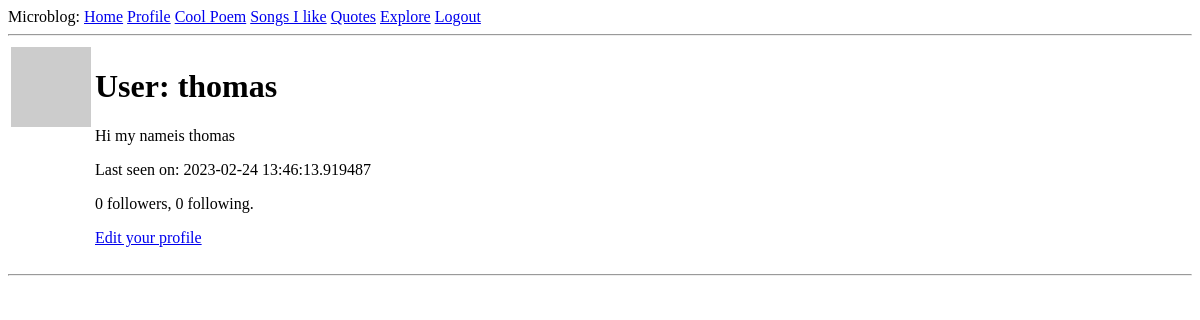
Page /user/thomas (signed in) on the earlier database version.
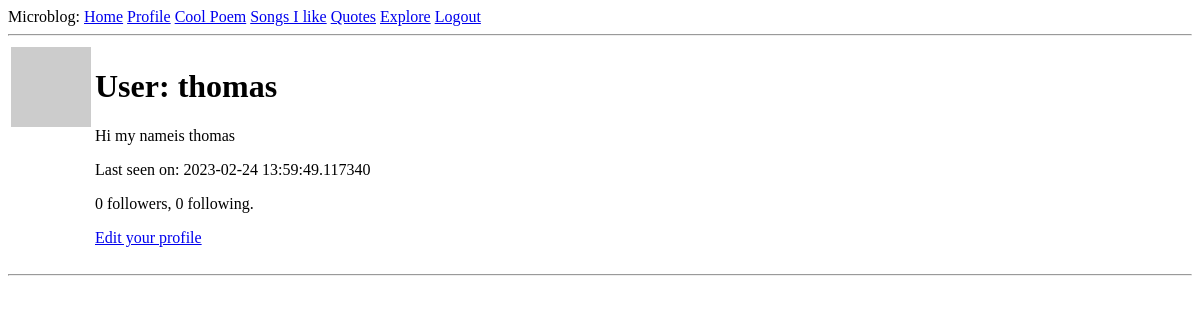
Same page on the later database version.
### app/models.py (models this page shows, shortened)
class User(UserMixin, db.Model):
    id = db.Column(db.Integer, primary_key=True)
    username = db.Column(db.String(64), index=True, unique=True)
    email = db.Column(db.String(120), index=True, unique=True)
    password_hash = db.Column(db.String(128))
    posts = db.relationship('Post', backref='author', lazy='dynamic')
    def avatar(self, size):
        digest = md5(self.email.lower().encode('utf-8')).hexdigest()
        return 'https://www.gravatar.com/avatar/{}?d=identicon&s={}'.format(
            digest, size)
    about_me = db.Column(db.String(140))
    last_seen = db.Column(db.DateTime, default=datetime.utcnow)
    followed = db.relationship(
        'User', secondary=followers,
        primaryjoin=(followers.c.follower_id == id),
        secondaryjoin=(followers.c.followed_id == id),
        backref=db.backref('followers', lazy='dynamic'), lazy='dynamic')

### app/routes.py (the view)
@app.route('/user/<username>')
@login_required
def user(username):
    user = User.query.filter_by(username=username).first_or_404()
    page = request.args.get('page', 1, type=int)
    posts = user.posts.order_by(Post.timestamp.desc()).paginate(
        page=page, per_page=app.config['POSTS_PER_PAGE'], error_out=False)
    next_url = url_for('user', username=user.username, page=posts.next_num) \
        if posts.has_next else None
    prev_url = url_for('user', username=user.username, page=posts.prev_num) \
        if posts.has_prev else None
    form = EmptyForm()
    return render_template('user.html', user=user, posts=posts.items,
                           next_url=next_url, prev_url=prev_url, form=form)

### app/models.py (called while the page is built)
@login.user_loader
def load_user(id):
    return User.query.get(int(id))

### app/routes.py (called while the page is built)
@app.before_request
def before_request():
    if current_user.is_authenticated:
        current_user.last_seen = datetime.utcnow()
        db.session.commit()

### app/templates/user.html (shortened to what this page needs)
{% extends "base.html" %}
{% block content %}
    <table>
        <tr valign="top">
            <td><img src="{{ user.avatar(128) }}"></td>
            <td>
                <h1>User: {{ user.username }}</h1>
                {% if user.about_me %}<p>{{ user.about_me }}</p>{% endif %}
                {% if user.last_seen %}<p>Last seen on: {{ user.last_seen }}</p>{% endif %}
                <p>{{ user.followers.count() }} followers, {{ user.followed.count() }} following.</p>
                {% if user == current_user %}
                <p><a href="{{ url_for('edit_profile') }}">Edit your profile</a></p>
                {% endif %}
            </td>
        </tr>
    </table>
    <hr>
{% endblock %}

### app/templates/base.html (shortened to what this page needs)
<!doctype html>
<html>
    <head>
    </head>
    <body>
        <div>
           Microblog:
           <a href="{{ url_for('index') }}">Home</a>
           {% if current_user.is_anonymous %}
           <a href="{{ url_for('login') }}">Login</a>
           {% else %}
           <a href="{{ url_for('user', username=current_user.username) }}">Profile</a>
           <a href="{{url_for('cool_poem')}}">Cool Poem</a>
           <a href ="{{url_for('songs')}}">Songs I like</a>
           <a href= "{{url_for('quotes')}}">Quotes</a>
           <a href="{{ url_for('explore') }}">Explore</a>
           <a href="{{ url_for('logout') }}">Logout</a>
           {% endif %}
        </div>
        <hr>
        {% block content %}{% endblock %}
    </body>
</html>

Differences in the rows shown:
changed User "thomas": last_seen "2023-02-24 13:46:13.919487" → "2023-02-24 13:59:49.117340"
